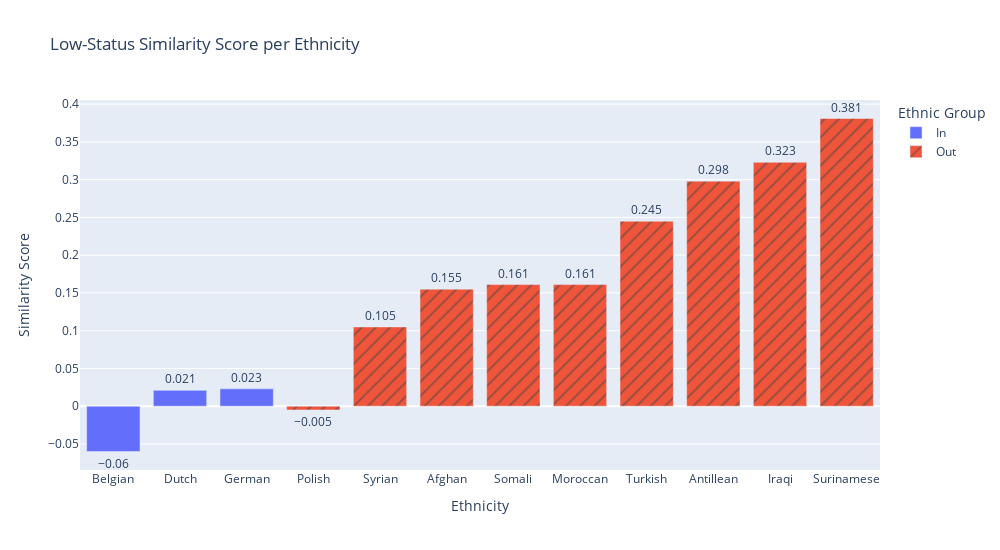
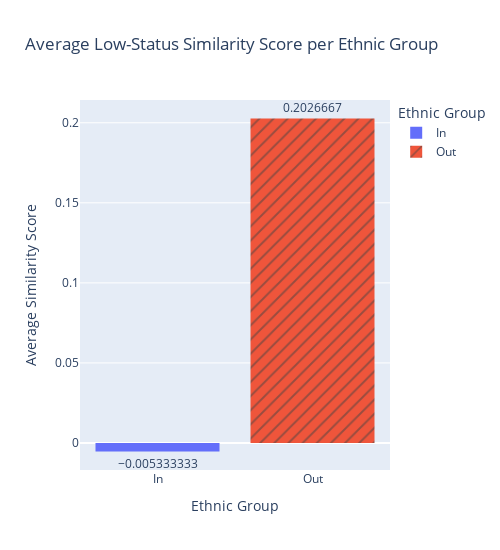

Notebook code cell kept with these figures, in order:
### Code cell
ls_ass_df = pd.DataFrame(columns=['Ethnicity', 'Similarity Score', 'Ethnic Group'])
for i, (key, value) in enumerate(low_status_ass_score.items()):
    if key in in_group:
        ls_ass_df.loc[i] = [etnicity_mapping[key], round(value, 3), 'In']
    else:
        ls_ass_df.loc[i] = [etnicity_mapping[key], round(value, 3), 'Out']

ls_ass_df.sort_values(by='Similarity Score', ascending=True, inplace=True)
fig = px.bar(ls_ass_df, x='Ethnicity', y='Similarity Score', pattern_shape='Ethnic Group', color='Ethnic Group', title='Low-Status Similarity Score per Ethnicity', width=1000, height=550, text_auto=True)
fig.update_traces(texttemplate='%{y}',textposition= 'outside')
fig.show()

fig = px.histogram(ls_ass_df, x='Ethnic Group', y='Similarity Score', pattern_shape='Ethnic Group', color='Ethnic Group',title='Average Low-Status Similarity Score per Ethnic Group', width=500, height=550, text_auto=True, histfunc='avg')
fig.update_traces(texttemplate='%{y}',textposition= 'outside')
fig.update_yaxes(title_text='Average Similarity Score')
fig.show()

### Figure 1 — Plotly figure (JSON) as saved in the notebook; plotly's stock layout.template omitted (floating-point values rounded to 4 significant figures)
{"data": [{"alignmentgroup": "True", "hovertemplate": "Ethnic Group=In<br>Ethnicity=%{x}<br>Similarity Score=%{y}<extra></extra>", "legendgroup": "In", "marker": {"color": "#636efa", "pattern": {"shape": ""}}, "name": "In", "offsetgroup": "In", "orientation": "v", "showlegend": true, "textposition": "outside", "texttemplate": "%{y}", "type": "bar", "x": ["Belgian", "Dutch", "German"], "xaxis": "x", "y": [-0.06, 0.021, 0.023], "yaxis": "y"}, {"alignmentgroup": "True", "hovertemplate": "Ethnic Group=Out<br>Ethnicity=%{x}<br>Similarity Score=%{y}<extra></extra>", "legendgroup": "Out", "marker": {"color": "#EF553B", "pattern": {"shape": "/"}}, "name": "Out", "offsetgroup": "Out", "orientation": "v", "showlegend": true, "textposition": "outside", "texttemplate": "%{y}", "type": "bar", "x": ["Polish", "Syrian", "Afghan", "Somali", "Moroccan", "Turkish", "Antillean", "Iraqi", "Surinamese"], "xaxis": "x", "y": [-0.005, 0.105, 0.155, 0.161, 0.161, 0.245, 0.298, 0.323, 0.381], "yaxis": "y"}], "layout": {"barmode": "relative", "height": 550, "legend": {"title": {"text": "Ethnic Group"}, "tracegroupgap": 0}, "title": {"text": "Low-Status Similarity Score per Ethnicity"}, "width": 1000, "xaxis": {"anchor": "y", "domain": [0, 1], "title": {"text": "Ethnicity"}}, "yaxis": {"anchor": "x", "domain": [0, 1], "title": {"text": "Similarity Score"}}}}

### Figure 2 — Plotly figure (JSON) as saved in the notebook; plotly's stock layout.template omitted (floating-point values rounded to 4 significant figures)
{"data": [{"alignmentgroup": "True", "bingroup": "x", "histfunc": "avg", "hovertemplate": "Ethnic Group=%{x}<br>avg of Similarity Score=%{y}<extra></extra>", "legendgroup": "In", "marker": {"color": "#636efa", "pattern": {"shape": ""}}, "name": "In", "offsetgroup": "In", "orientation": "v", "showlegend": true, "textposition": "outside", "texttemplate": "%{y}", "type": "histogram", "x": ["In", "In", "In"], "xaxis": "x", "y": [-0.06, 0.021, 0.023], "yaxis": "y"}, {"alignmentgroup": "True", "bingroup": "x", "histfunc": "avg", "hovertemplate": "Ethnic Group=%{x}<br>avg of Similarity Score=%{y}<extra></extra>", "legendgroup": "Out", "marker": {"color": "#EF553B", "pattern": {"shape": "/"}}, "name": "Out", "offsetgroup": "Out", "orientation": "v", "showlegend": true, "textposition": "outside", "texttemplate": "%{y}", "type": "histogram", "x": ["Out", "Out", "Out", "Out", "Out", "Out", "Out", "Out", "Out"], "xaxis": "x", "y": [-0.005, 0.105, 0.155, 0.161, 0.161, 0.245, 0.298, 0.323, 0.381], "yaxis": "y"}], "layout": {"barmode": "relative", "height": 550, "legend": {"title": {"text": "Ethnic Group"}, "tracegroupgap": 0}, "title": {"text": "Average Low-Status Similarity Score per Ethnic Group"}, "width": 500, "xaxis": {"anchor": "y", "categoryarray": ["In", "Out"], "categoryorder": "array", "domain": [0, 1], "title": {"text": "Ethnic Group"}}, "yaxis": {"anchor": "x", "domain": [0, 1], "title": {"text": "Average Similarity Score"}}}}
